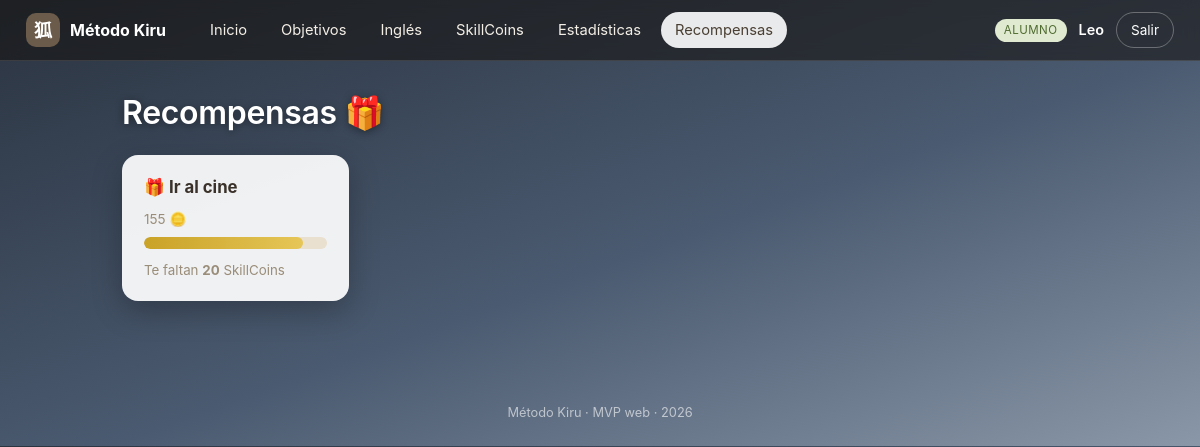
The page /alumno/recompensas.php (signed in) on the database its author committed.
### tables this page shows
CREATE TABLE `usuarios` (
  `id` int(11) NOT NULL AUTO_INCREMENT,
  `username` varchar(50) NOT NULL,
  `password_hash` varchar(255) NOT NULL,
  `rol` enum('alumno','mentor','admin') NOT NULL,
  `nombre` varchar(100) NOT NULL,
  `creado_en` timestamp NOT NULL DEFAULT current_timestamp(),
  PRIMARY KEY (`id`),
  UNIQUE KEY `username` (`username`)
);

CREATE TABLE `recompensas` (
  `id` int(11) NOT NULL AUTO_INCREMENT,
  `alumno_id` int(11) NOT NULL,
  `titulo` varchar(255) NOT NULL,
  `costo` int(11) NOT NULL,
  `activa` tinyint(1) DEFAULT 1,
  `conseguida` tinyint(1) DEFAULT 0,
  PRIMARY KEY (`id`)
);

### includes/functions.php (called while the page is built, shortened)
<?php
require_once __DIR__ . '/../config/db.php';
function e(?string $s): string
{
    return htmlspecialchars($s ?? '', ENT_QUOTES, 'UTF-8');
}
function url(string $path = ''): string
{
    return BASE_URL . '/' . ltrim($path, '/');
}
function asset(string $path): string
{
    $full = __DIR__ . '/../' . ltrim($path, '/');
    $v = @filemtime($full) ?: 1;
    return url($path) . '?v=' . $v;
}
function current_user(): ?array
{
    $stmt = db()->prepare('SELECT * FROM usuarios WHERE id = ?');
    $stmt->execute([$_SESSION['user_id']]);
    return $stmt->fetch() ?: null;
}
function require_login(array $roles = []): array
{
    $user = current_user();
    return $user;
}
function alumno_por_usuario(int $usuarioId): ?array
{
    $stmt = db()->prepare('SELECT * FROM alumnos WHERE usuario_id = ?');
    $stmt->execute([$usuarioId]);
    return $stmt->fetch() ?: null;
}
function sc_total(int $alumnoId): int
{
    $stmt = db()->prepare('SELECT COALESCE(SUM(cantidad),0) FROM skillcoins_log WHERE alumno_id = ?');
    $stmt->execute([$alumnoId]);
    return (int) $stmt->fetchColumn();
}
function niveles_todos(): array
{
    return db()->query('SELECT * FROM niveles ORDER BY orden')->fetchAll();
}
function nivel_actual(array $alumno): array
{
    $niveles = niveles_todos();
    $total = sc_total((int) $alumno['id']);
    $actual = $niveles[0];
    foreach ($niveles as $n) {
        if ($total >= (int) $n['skillcoins_necesarias']) {
            $actual = $n;
        }
    }
    return $actual;
}

### config/db.php (called while the page is built, shortened)
<?php
function db(): PDO
{
    static $pdo = null;
    if ($pdo === null) {
        $dsn = 'mysql:host=' . DB_HOST . ';port=' . DB_PORT . ';dbname=' . DB_NAME . ';charset=utf8mb4';
        try {
            $pdo = new PDO($dsn, DB_USER, DB_PASS, [
                PDO::ATTR_ERRMODE            => PDO::ERRMODE_EXCEPTION,
                PDO::ATTR_DEFAULT_FETCH_MODE => PDO::FETCH_ASSOC,
                PDO::ATTR_EMULATE_PREPARES   => false,
            ]);
        } catch (PDOException $e) {
            die('<h2>Error de conexión a la base de datos.</h2>'
                . '<p>¿Has ejecutado <a href="' . BASE_URL . '/install.php">install.php</a>? '
                . '¿MySQL está encendido en XAMPP?</p>'
                . '<pre>' . htmlspecialchars($e->getMessage()) . '</pre>');
        }
    }
    return $pdo;
}

### includes/alumno_ctx.php (called while the page is built, shortened)
<?php
require_once __DIR__ . '/functions.php';
$user = require_login(['alumno']);
$alumno = alumno_por_usuario((int) $user['id']);
$alumno['nombre']   = $user['nombre'];
$alumno['username'] = $user['username'];
$nivel = nivel_actual($alumno);

### alumno/recompensas.php (the view, shortened to what this page needs)
<?php
require_once __DIR__ . '/../includes/alumno_ctx.php';
require_once __DIR__ . '/../includes/layout.php';
$aid = (int) $alumno['id'];
$total = sc_total($aid);
$rc = db()->prepare('SELECT * FROM recompensas WHERE alumno_id = ? ORDER BY conseguida, activa DESC, costo');
$rc->execute([$aid]);
$recompensas = $rc->fetchAll();
render_header('Recompensas', 'alumno', $mundo, nav_alumno('recompensas'));
?>
<h1 class="page-title">Recompensas 🎁</h1>
<div class="reward-grid">
    <?php foreach ($recompensas as $r):
        $faltan = max(0, (int)$r['costo'] - $total);
        $pct = min(100, round($total / max(1,(int)$r['costo']) * 100)); ?>
        <div class="card reward-card <?= $r['conseguida'] ? 'won' : '' ?>">
            <div class="reward-title">🎁 <?= e($r['titulo']) ?></div>
            <div class="reward-cost"><?= (int)$r['costo'] ?> 🪙</div>
            <div class="progress"><div class="progress-fill gold" style="width:<?= $pct ?>%"></div></div>
            <?php if ($r['conseguida']): ?>
                <small class="ready">¡Conseguida! 🎉</small>
            <?php elseif ($faltan > 0): ?>
                <small>Te faltan <strong><?= $faltan ?></strong> SkillCoins</small>
            <?php else: ?>
                <small class="ready">¡Ya puedes reclamarla!</small>
            <?php endif; ?>
        </div>
    <?php endforeach; ?>
</div>
<?php render_footer(); ?>

### includes/layout.php (shortened to what this page needs)
<?php
require_once __DIR__ . '/functions.php';
function render_header(string $titulo, string $tema = 'panel', string $mundo = '', ?array $nav = null): void
{
    $user = current_user();
    $bodyClass = $tema === 'alumno' ? 'tema-alumno mundo-' . $mundo : 'tema-panel';
    ?>
<!DOCTYPE html>
<html lang="es">
<head>
    <link rel="stylesheet" href="<?= asset('assets/css/style.css') ?>">
</head>
<body class="<?= e($bodyClass) ?>">
<header class="topbar">
    <a class="brand" href="<?= url('index.php') ?>" title="Ir a la página principal">
        <span class="brand-mark">狐</span>
        <span class="brand-name"><?= e(APP_NAME) ?></span>
    </a>
    <?php if ($nav): ?>
    <nav class="mainnav">
        <?php foreach ($nav as $item): ?>
            <a href="<?= url($item[1]) ?>" class="<?= !empty($item[2]) ? 'active' : '' ?>"><?= e($item[0]) ?></a>
        <?php endforeach; ?>
    </nav>
    <?php endif; ?>
    <?php if ($user): ?>
    <div class="topbar-user">
        <span class="rolechip rol-<?= e($user['rol']) ?>"><?= e(ucfirst($user['rol'])) ?></span>
        <span class="uname"><?= e($user['nombre']) ?></span>
        <a class="btn-logout" href="<?= url('logout.php') ?>">Salir</a>
    </div>
    <?php endif; ?>
</header>
<main class="wrap">
<?php
}
function render_footer(): void
{
    ?>
</main>
<footer class="foot">Método Kiru · MVP web · <?= date('Y') ?></footer>
</body>
</html>
<?php
}

### assets/css/style.css (style rules this page uses)
:root { --arena: #e9e0cf; --crema: #f6f1e7; --crema2: #fffdf8; --marron: #6b5b4a; --marron-osc: #4a3f33; --oliva: #7c8a5a; --dorado: #c9a227; --texto: #3a322a; --muted: #9a8d79; --linea: #e4d9c7; --sombra: 0 6px 20px rgba(74, 63, 51, .08); --radio: 16px; }
* { box-sizing: border-box; }
body { margin: 0; font-family: -apple-system, "Segoe UI", system-ui, sans-serif; color: var(--texto); background: var(--crema); line-height: 1.5; }
a { color: var(--marron); }
h1, h2, h3, h4 { margin: 0 0 .4em; font-weight: 600; letter-spacing: -.01em; }
small { color: var(--muted); }
.topbar { display: flex; align-items: center; gap: 22px; padding: 12px 26px; background: var(--crema2); border-bottom: 1px solid var(--linea); position: sticky; top: 0; z-index: 20; }
.brand { display: flex; align-items: center; gap: 10px; font-weight: 700; text-decoration: none; }
.brand-mark { width: 34px; height: 34px; display: grid; place-items: center; border-radius: 10px; background: var(--marron); color: #fff; font-size: 18px; }
.brand-name { color: var(--marron-osc); }
.mainnav { display: flex; gap: 6px; margin-left: 8px; flex-wrap: wrap; }
.mainnav a { text-decoration: none; color: var(--marron); padding: 7px 14px; border-radius: 999px; font-size: .92rem; }
.mainnav a.active { background: var(--marron); color: #fff; }
.topbar-user { margin-left: auto; display: flex; align-items: center; gap: 12px; }
.uname { font-weight: 600; font-size: .9rem; }
.rolechip { font-size: .72rem; padding: 3px 9px; border-radius: 999px; background: var(--arena); color: var(--marron-osc); text-transform: uppercase; letter-spacing: .04em; }
.rol-alumno { background: #dfead0; color: #4f6b2f; }
.btn-logout { text-decoration: none; font-size: .85rem; padding: 7px 14px; border-radius: 999px; border: 1px solid var(--linea); color: var(--marron); }
.wrap { max-width: 1080px; margin: 0 auto; padding: 28px 22px 60px; }
.page-title { margin-bottom: 18px; }
.foot { text-align: center; color: var(--muted); font-size: .8rem; padding: 24px; }
.card { background: var(--crema2); border: 1px solid var(--linea); border-radius: var(--radio); padding: 20px 22px; box-shadow: var(--sombra); margin-bottom: 18px; }
.progress { height: 12px; background: var(--arena); border-radius: 999px; overflow: hidden; margin: 8px 0; }
.progress-fill { height: 100%; background: var(--oliva); border-radius: 999px; transition: width .4s; }
.progress-fill.gold { background: linear-gradient(90deg, var(--dorado), #e6c657); }
.tema-alumno { color: #f4efe6; }
.tema-alumno .wrap { max-width: 1000px; }
.tema-alumno .topbar { background: rgba(20, 18, 14, .55); border-bottom: 1px solid rgba(255,255,255,.12); backdrop-filter: blur(8px); }
.tema-alumno .brand-name, .tema-alumno .uname { color: #fff; }
.tema-alumno .mainnav a { color: #f4efe6; }
.tema-alumno .mainnav a.active { background: rgba(255,255,255,.9); color: var(--marron-osc); }
.tema-alumno .btn-logout { color: #fff; border-color: rgba(255,255,255,.3); }
.tema-alumno .foot { color: rgba(255,255,255,.6); }
.tema-alumno .card { background: rgba(255,255,255,.92); color: var(--texto); border: none; box-shadow: 0 10px 30px rgba(0,0,0,.25); }
.tema-alumno .page-title { color: #fff; text-shadow: 0 2px 8px rgba(0,0,0,.4); }
.tema-alumno::before { content: ""; position: fixed; inset: 0; z-index: -2; background-size: cover; background-position: center; }
.mundo-ciudad { background: linear-gradient(160deg, #2a3340, #4a5a70 55%, #8a97a8); }
.reward-title { font-weight: 700; font-size: 1.05rem; margin-bottom: 8px; }
.reward-cost { color: var(--muted); font-size: .85rem; margin-bottom: 6px; }
.reward-grid { display: grid; grid-template-columns: repeat(auto-fill, minmax(220px, 1fr)); gap: 16px; }
body { overflow-x: clip; }

### rows shown on the page
usuarios: rol "ALUMNO", nombre "Leo"
recompensas: titulo "Ir al cine", costo "155", $pct 87 (drawn), faltan "20"

### other values the page prints
APP_NAME "Método Kiru"
$item[0] "Inicio"
$item[0] "Objetivos"
$item[0] "Inglés"
$item[0] "SkillCoins"
$item[0] "Estadísticas"
$item[0] "Recompensas"
